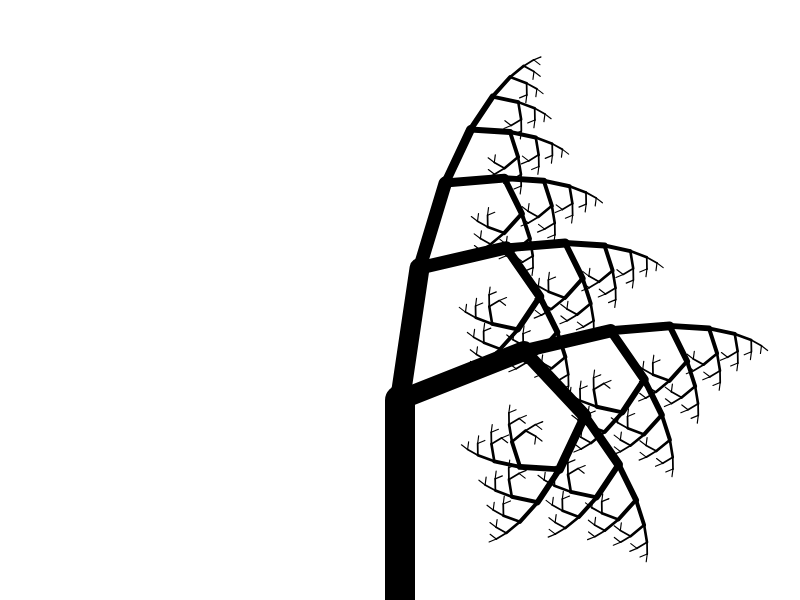
Frame 1 (no input)
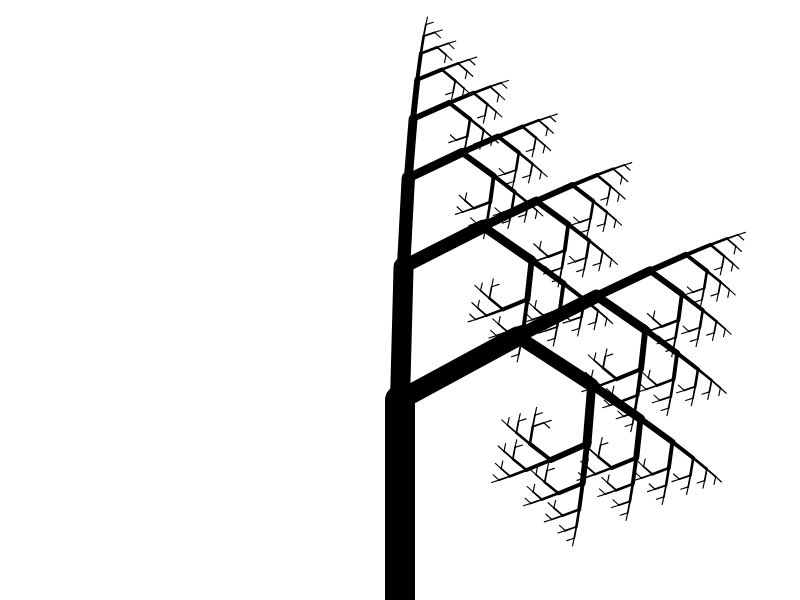
Frame 60 (no input)
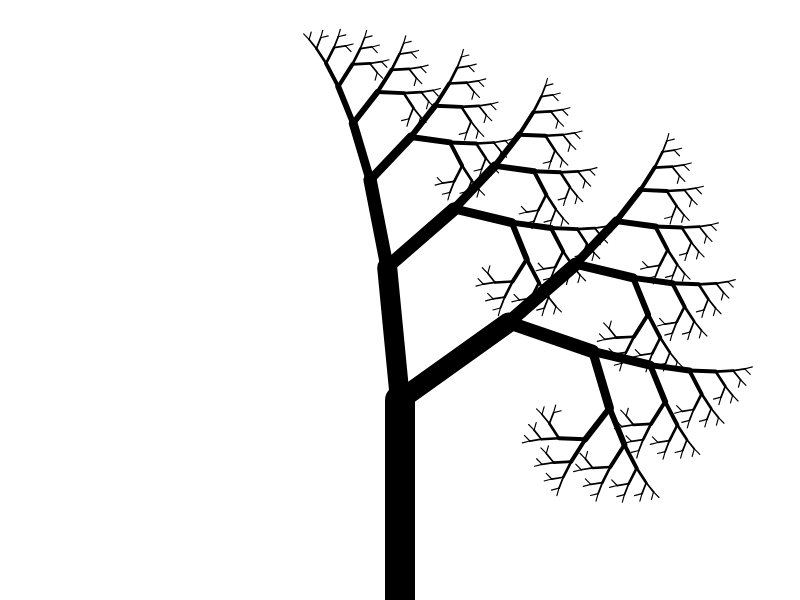
Frame 120 (the mouse pressed at the canvas centre since frame 60)

The p5.js sketch that drew these frames (run headless with seeded random() and noise() and a simulated clock; from frame 60 on, the mouse is pressed at the canvas centre):

// p5.js sketch
// ── sketch.js
var angle;
var wind;

function setup() {
  createCanvas(800, 600);
  angle = PI / 6;

}

function draw() {

  background(255);

  wind = noise(frameCount * 0.005, 0, 1, -0.2, 0.2);

  translate(width / 2, height);
  branch(200);
  //noLoop();
}

function branch(len,diff) {

  var sw = map(len, 200, 0, 30, 0);
  strokeWeight(sw);
  line(0, 0, 0, -len);
  translate(0, -len);

  if (len > 10) {
    //noise angle
    var noiseAngleR = map(noise(100),0,1,0.3,-0.3);
    var noiseAngleL = map(noise(200),0,1,0.3,-0.3);
    
    push();
    rotate(angle + wind + noiseAngleR);
    branch(len * 2 / 3);
    pop();

    push();
    rotate(-angle + wind + noiseAngleR);
    branch(len * 2 / 3);
    pop();

  }
}
